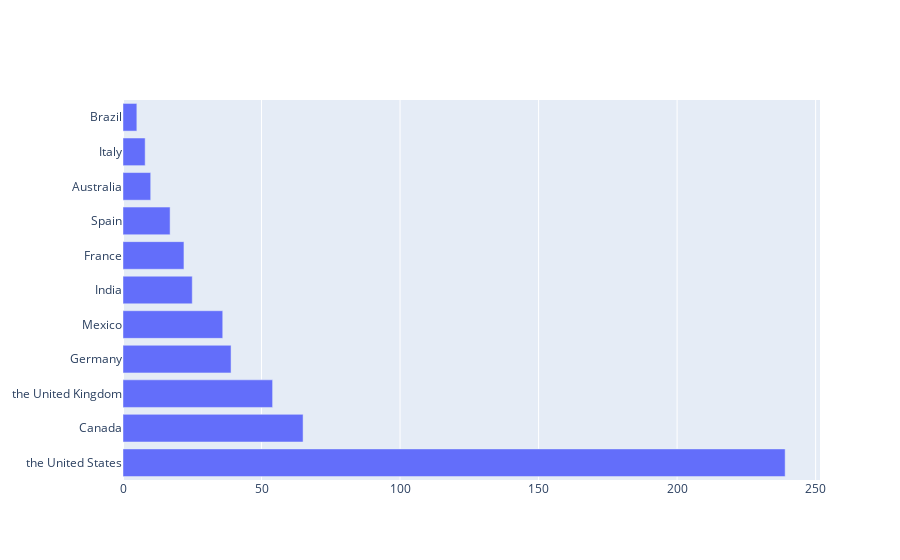

The code cell stored with this chart in its notebook:
### Code cell
df_country = df['country'].value_counts()
fig = go.Figure(go.Bar(
            x=df_country,
            y=df_country.index,
            orientation='h'))

fig.show()

### Figure 1 — Plotly figure (JSON) as saved in the notebook; plotly's stock layout.template omitted (floating-point values rounded to 4 significant figures)
{"data": [{"orientation": "h", "type": "bar", "x": [239, 65, 54, 39, 36, 25, 22, 17, 10, 8, 5], "y": ["the United States", "Canada", "the United Kingdom", "Germany", "Mexico", "India", "France", "Spain", "Australia", "Italy", "Brazil"]}], "layout": {}}
